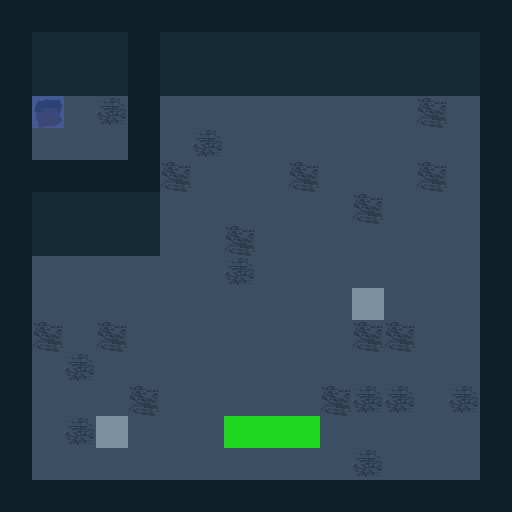

Rendered tile map (Tiled .tmx) drawn with the repository's tilesets; below, a short description and the full map source, tile grids included:
An orthogonal 16x16 tile map with 32x32 px tiles, 4 tile layers (FloorAuto_values, FloorAuto, Grass_values, Regions), 6 tilesets and 2 objects (Enemy, Chest).

<map version="1.4" tiledversion="1.4.2" orientation="orthogonal" renderorder="right-down" compressionlevel="0" width="16" height="16" tilewidth="32" tileheight="32" infinite="0" backgroundcolor="#696A79" nextlayerid="6" nextobjectid="1"><tileset firstgid="1" name="MRMOTEXT" tilewidth="8" tileheight="8" tilecount="512" columns="32" objectalignment="topleft" margin="0" spacing="0"><image source="../../../images/MRMOTEXT.png" width="256" height="128" /></tileset><tileset firstgid="513" name="GrassClean" tilewidth="32" tileheight="32" tilecount="12" columns="3" objectalignment="topleft" margin="0" spacing="0"><image source="../../../images/GrassClean.png" width="87" height="122" /></tileset><tileset firstgid="525" name="TilesClean" tilewidth="32" tileheight="32" tilecount="920" columns="40" objectalignment="topleft" margin="0" spacing="0"><image source="../../../images/TilesClean.png" width="1280" height="736" /></tileset><tileset firstgid="1445" name="Regions" tilewidth="32" tileheight="32" tilecount="6" columns="6" objectalignment="topleft"><image source="Regions.intgrid.png" width="192" height="32" /></tileset><tileset firstgid="1451" name="Grass" tilewidth="32" tileheight="32" tilecount="2" columns="2" objectalignment="topleft"><image source="Grass.intgrid.png" width="64" height="32" /></tileset><tileset firstgid="1453" name="FloorAuto" tilewidth="32" tileheight="32" tilecount="9" columns="9" objectalignment="topleft"><image source="FloorAuto.intgrid.png" width="288" height="32" /></tileset><layer id="1" name="FloorAuto_values" width="16" height="16" opacity="1"><data encoding="csv">1455,1455,1455,1455,1455,1455,1455,1455,1455,1455,1455,1455,1455,1455,1455,1455,1455,1461,1461,1461,1455,1461,1461,1461,1461,1461,1461,1461,1461,1461,1461,1455,1455,1461,1461,1461,1455,1461,1461,1461,1461,1461,1461,1461,1461,1461,1461,1455,1455,1460,1453,1453,1455,1453,1453,1453,1453,1453,1453,1453,1453,1453,1453,1455,1455,1453,1453,1453,1455,1453,1453,1453,1453,1453,1453,1453,1453,1453,1453,1455,1455,1455,1455,1455,1455,1453,1453,1453,1453,1453,1453,1453,1453,1453,1453,1455,1455,1461,1461,1461,1461,1453,1453,1453,1453,1453,1453,1453,1453,1453,1453,1455,1455,1461,1461,1461,1461,1453,1453,1453,1453,1453,1453,1453,1453,1453,1453,1455,1455,1453,1453,1453,1453,1453,1453,1453,1453,1453,1453,1453,1453,1453,1453,1455,1455,1453,1453,1453,1453,1453,1453,1453,1453,1453,1453,1453,1453,1453,1453,1455,1455,1453,1453,1453,1453,1453,1453,1453,1453,1453,1453,1453,1453,1453,1453,1455,1455,1453,1453,1453,1453,1453,1453,1453,1453,1453,1453,1453,1453,1453,1453,1455,1455,1453,1453,1453,1453,1453,1453,1453,1453,1453,1453,1453,1453,1453,1453,1455,1455,1453,1453,1453,1453,1453,1453,1453,1453,1453,1453,1453,1453,1453,1453,1455,1455,1453,1453,1453,1453,1453,1453,1453,1453,1453,1453,1453,1453,1453,1453,1455,1455,1455,1455,1455,1455,1455,1455,1455,1455,1455,1455,1455,1455,1455,1455,1455</data></layer><layer id="2" name="FloorAuto" width="16" height="16" opacity="1"><data encoding="csv">568,568,568,568,568,568,568,568,568,568,568,568,568,568,568,568,568,662,662,662,568,662,662,662,662,662,662,662,662,662,662,568,568,662,662,662,568,662,662,662,662,662,662,662,662,662,662,568,568,984,990,1030,568,990,990,990,990,990,990,990,990,989,990,568,568,990,990,990,568,990,1030,990,990,990,990,990,990,990,990,568,568,568,568,568,568,989,990,990,990,989,990,990,990,989,990,568,568,662,662,662,662,990,990,990,990,990,990,989,990,990,990,568,568,662,662,662,662,990,990,989,990,990,990,990,990,990,990,568,568,990,990,990,990,990,990,1030,990,990,990,990,990,990,990,568,568,990,990,990,990,990,990,990,990,990,990,990,990,990,990,568,568,989,990,989,990,990,990,990,990,990,990,989,989,990,990,568,568,990,1030,990,990,990,990,990,990,990,990,990,990,990,990,568,568,990,990,990,989,990,990,990,990,990,989,1030,1030,990,1030,568,568,990,1030,990,990,990,990,990,990,990,990,990,990,990,990,568,568,990,990,990,990,990,990,990,990,990,990,1030,990,990,990,568,568,568,568,568,568,568,568,568,568,568,568,568,568,568,568,568</data></layer><layer id="3" name="Grass_values" width="16" height="16" opacity="1"><data encoding="csv">0,0,0,0,0,0,0,0,0,0,0,0,0,0,0,0,0,0,0,0,0,0,0,0,0,0,0,0,0,0,0,0,0,0,0,0,0,0,0,0,0,0,0,0,0,0,0,0,0,0,0,0,0,0,0,0,0,0,0,0,0,0,0,0,0,0,0,0,0,0,0,0,0,0,0,0,0,0,0,0,0,0,0,0,0,0,0,0,0,0,0,0,0,0,0,0,0,0,0,0,0,0,0,0,0,0,0,0,0,0,0,0,0,0,0,0,0,0,0,0,0,0,0,0,0,0,0,0,0,0,0,0,0,0,0,0,0,0,0,0,0,0,0,0,0,0,0,0,0,0,0,0,0,0,0,0,0,0,0,0,0,0,0,0,0,0,0,0,0,0,0,0,0,0,0,0,0,0,0,0,0,0,0,0,0,0,0,0,0,0,0,0,0,0,0,0,0,0,0,0,0,0,0,0,0,0,0,0,0,0,0,0,0,0,0,1451,1451,1451,0,0,0,0,0,0,0,0,0,0,0,0,0,0,0,0,0,0,0,0,0,0,0,0,0,0,0,0,0,0,0,0,0,0,0,0,0,0</data></layer><layer id="4" name="Regions" width="16" height="16" opacity="0.5"><data encoding="csv">0,0,0,0,0,0,0,0,0,0,0,0,0,0,0,0,0,0,0,0,0,0,0,0,0,0,0,0,0,0,0,0,0,0,0,0,0,0,0,0,0,0,0,0,0,0,0,0,0,1447,0,0,0,0,0,0,0,0,0,0,0,0,0,0,0,0,0,0,0,0,0,0,0,0,0,0,0,0,0,0,0,0,0,0,0,0,0,0,0,0,0,0,0,0,0,0,0,0,0,0,0,0,0,0,0,0,0,0,0,0,0,0,0,0,0,0,0,0,0,0,0,0,0,0,0,0,0,0,0,0,0,0,0,0,0,0,0,0,0,0,0,0,0,0,0,0,0,0,0,0,0,0,0,0,0,1449,0,0,0,0,0,0,0,0,0,0,0,0,0,0,0,0,0,0,0,0,0,0,0,0,0,0,0,0,0,0,0,0,0,0,0,0,0,0,0,0,0,0,0,0,0,0,0,0,0,0,0,0,0,0,0,1449,0,0,0,0,0,0,0,0,0,0,0,0,0,0,0,0,0,0,0,0,0,0,0,0,0,0,0,0,0,0,0,0,0,0,0,0,0,0,0,0,0,0,0,0</data></layer><objectgroup id="5" name="Entities"><object name="Enemy" x="224" y="160" width="32" height="32"><properties><property name="__anchorX" type="int" value="224" /><property name="__anchorY" type="int" value="160" /><property name="__cx" type="int" value="7" /><property name="__cy" type="int" value="5" /><property name="EnemyTypes" value="Grunt" /><property name="Path_0" value="8,5" /><property name="Path_1" value="9,5" /><property name="Path_2" value="10,5" /><property name="Path_3" value="11,5" /><property name="Path_4" value="11,6" /><property name="Path_5" value="11,7" /><property name="Path_6" value="10,7" /><property name="Path_7" value="10,8" /><property name="Path_8" value="9,8" /><property name="Path_9" value="8,8" /><property name="Path_10" value="7,8" /><property name="Path_11" value="6,8" /><property name="Path_12" value="6,7" /><property name="Path_13" value="6,6" /><property name="Path_14" value="6,5" /><property name="Path_15" value="7,5" /></properties></object><object name="Chest" x="288" y="192" width="32" height="32"><properties><property name="__anchorX" type="int" value="288" /><property name="__anchorY" type="int" value="192" /><property name="__cx" type="int" value="9" /><property name="__cy" type="int" value="6" /><property name="ChestTypes" value="SwordChest" /></properties></object></objectgroup></map>
